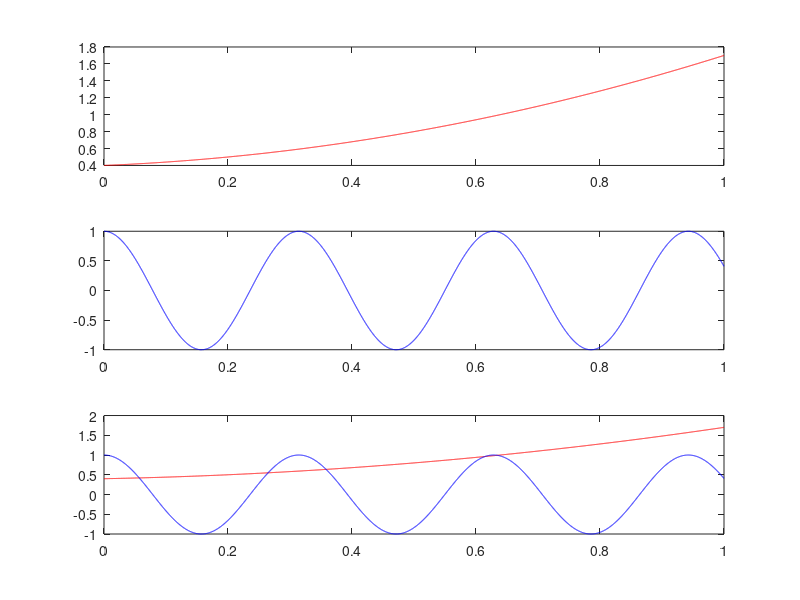

Here is the MATLAB script that generated this plot: (Note: this script raises an error after producing the figure.)
%% ZoomBox Example
% Zoom box creates a resizable, movable box in a parent axes that controls
% the axis limits in the children axes.
%

%% Demo Explaination: Clean up and then load in some data
% Switch the argument in the if statement to get different data. Change the
% value of N to generate large data sets.  Different modes of ZoomBox
% should be used based on the size of the data set.

clear; clc; close all

if 0
    load handel
    Ns = 2^12;
    Y = fft(y,Ns);
    df = Fs/Ns;
    x  = (0:1:Ns/2-1)*df;
    y1 = 2/Ns*abs(Y(1:Ns/2));
    y2 = sqrt(y1);
else
    N = 9000;
    x  = linspace(0,1,N);
    y1 = polyval([1 0.3 0.4],x);
    y2 =     cos(20*x); 
end

%% Demo Explaination: Create the Axes, save the handles and plot the data.
% Each of the axes should be populated with data, normally the parent axes
% has all of the data from the children axes, but this is not a
% requirement.  ZoomBox only cares about the axes limits, not the data that
% is shown.

hChildAxes(1) = subplot(3,1,1);
plot (x,y1,'r-');

%figure %uncomment to try putting the axes on different figures.
hChildAxes(2) = subplot(3,1,2);
plot (x,y2,'b-');

%figure %uncomment to try putting the axes on different figures.
hParentAxes   = subplot(3,1,3);

n = 1; %Change n to change th amount of decimation that occurs in parent axes.
plot (x(1:n:end),y1(1:n:end),'r-',x(1:n:end),y2(1:n:end),'b-')


%% Demo Explaination: Call ZoomBox
% Change the third argument to try different update modes.  See help for
% different modes.
zoomBox(hParentAxes, hChildAxes,0)
